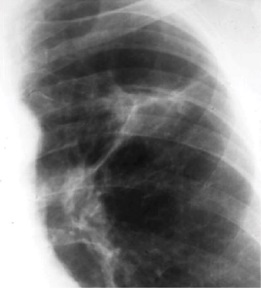
#> input picture 2.1 imagen negativa/chest.jpg, 261 x 288 px
$ python negativeImage.py
#> lines starting #> are read from the running program, lines starting #| are printed output that depends on the picture
#//////////////////////////////////////////
#obtención de complemento de una imagen
#Autor: Bryan Medina
#//////////////////////////////////////////
import numpy as np
import matplotlib.pyplot as plt
import cv2

#lectura de la imagen de entrada
img = cv2.imread('chest.jpg', cv2.IMREAD_GRAYSCALE)
#> img: shape (288, 261); min 13, max 255, mean 128

def grafica(x, y, titulo):
    """funcion para graficar los niveles de intensidad (256) de la imagen de
    entrada respecto a la de salida"""
#> called with x = array of shape (256,), y = array of shape (256,), titulo = 'g(x, y) = f(x, y)'
    plt.figure()
    plt.plot(x, y, 'r'); plt.title(titulo)
    plt.xlabel('brillo - imagen de entrada f(x, y)')
    plt.ylabel('brillo - imagen de salida g(x, y)')
    plt.show()
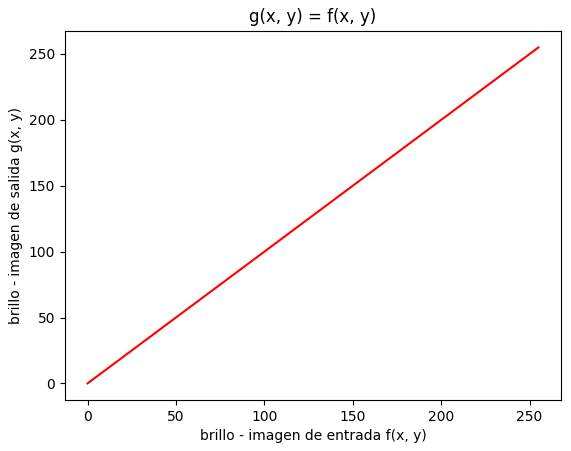
#> figure drawn by matplotlib, 1 panel; curve peaks at x = 255, y = 255
#> call 2 of grafica, with x = array of shape (256,), y = array of shape (256,), titulo = 'g(x, y) = 255 - f(x, y)'
#> in grafica (call 2), `plt.show()`:
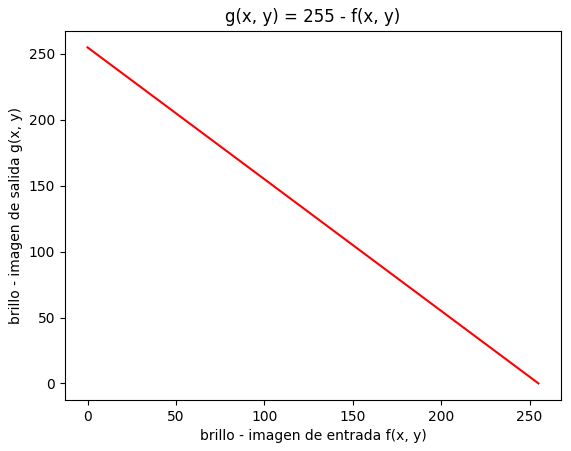
#> figure drawn by matplotlib, 1 panel; curve peaks at x = 0, y = 255

def imagenComplemento(sourceImage):
    """ Obtener la imagen complementaria (negativa) a partir de una
    imagen de entrada"""
    outputImage = 255 - sourceImage
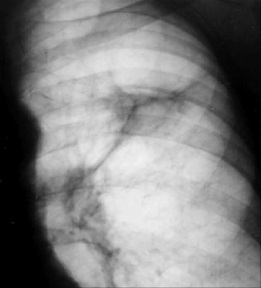
#> outputImage: shape (288, 261); min 0, max 242, mean 127
    return outputImage

#valores de los niveles de intensidad de la imagen, para determinar la grafica de la funcion T
#en este caso la img de entrada es igual a la salida.
x1 = np.array(range(256))
y1 = x1
grafica(x1, y1, 'g(x, y) = f(x, y)')

#imagen negativa (inversa)
x2 = np.array(range(256))
y2 = 255 - x2
grafica(x2, y2, 'g(x, y) = 255 - f(x, y)')

negativa = imagenComplemento(img)

# #mostrar la imagen de entrada
cv2.imshow('normal', img)
# #mostrar la imagen complementaria
cv2.imshow('negativa', negativa)
cv2.waitKey(0)
cv2.destroyAllWindows()
